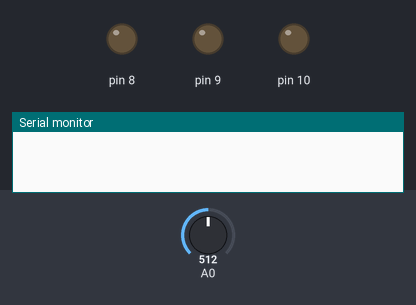
This sketch was run on a simulated Arduino Uno, built with avr-gcc and run on an emulated ATmega328P. Shown: output pins drawn as LEDs (lit = HIGH), the last lines printed to the serial monitor. The inputs (shaded band) are chosen by the test bench; at power-on: A0 = 512.

Above: at 1.0 s.
At 3.0 s:
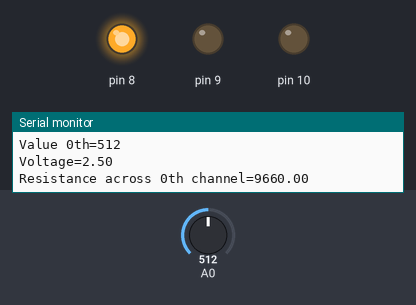
At 5.0 s:
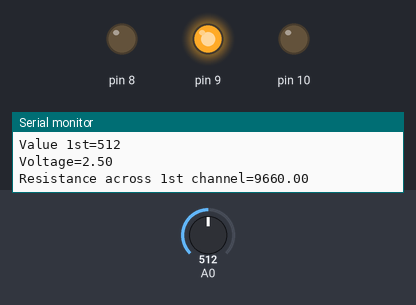
Timing chart, 0 to 7.8 s (numbered marks = the images above):
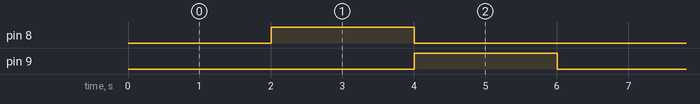

The sketch:

mux_with_sensor.ino
```cpp
int wait= 1000;
int val=0;
float Rsen=0, R2=0;
int Rref=9860;
float i=0;
void setup()
{
  Serial.begin(9600);
  pinMode(8,OUTPUT);
  pinMode(9,OUTPUT);
  pinMode(10,OUTPUT);

}

void loop()
{
  //for 13th pin--000
  digitalWrite(8,LOW);
  digitalWrite(9,LOW);
  digitalWrite(10,LOW);
  val =  analogRead(A0); //read data from X0
  delay(wait);
  float vol=(val*5)/1024.0;     //voltage across sensor+mux
  Serial.print("Value 0th=");
  Serial.println(val);
  Serial.print("Voltage=");
  Serial.println(vol);
  delay(wait);
  //unknown resistance calculated
  i=(5-vol)/Rref;     //current
  R2=vol/i;
  Rsen=R2-200;

Serial.print("Resistance across 0th channel=");
  Serial.println(Rsen);

  //from 14th pin--001
  digitalWrite(8,HIGH);
  digitalWrite(9,LOW);
  digitalWrite(10,LOW);
  val =  analogRead(A0);
  delay(wait);
  float vol2=(val*5)/1024.0;
  Serial.print("Value 1st=");
  Serial.println(val);
  Serial.print("Voltage=");
  Serial.println(vol2);
  delay(wait);
  i=(5-vol2)/Rref;
  R2=vol2/i;
  Rsen=R2-200;
  Serial.print("Resistance across 1st channel=");
  Serial.println(Rsen);


  //for 15th pin--010
  digitalWrite(8,LOW);
  digitalWrite(9,HIGH);
  digitalWrite(10,LOW);
  val =  analogRead(A0);
  delay(wait);
  float vol3=(val*5)/1024.0;
  Serial.print("Value 2nd=");
  Serial.println(val);
  Serial.print("Voltage=");
  Serial.println(vol3);
  delay(wait);
  i=(5-vol3)/Rref;
  R2=vol3/i;
  Rsen=R2-300;

Serial.print("Resistance across 2nd channel=");
  Serial.println(Rsen);


/*
  for (int i=0;i<8;i++)
  {
  digitalWrite(8,bitRead(i,0));
  digitalWrite(9,bitRead(i,1));
  digitalWrite(10,bitRead(i,2));
  int Sensor1 =  analogRead(A0); //read data from X1
  delay(wait);
  Serial.print(Sensor1);
  }
*/


}
```

Measured:
- by itself, pin 8, pin 9: alternates HIGH for 2.0 s and LOW for 4.0 s
- by itself, everything shown: repeats every 6.0 s, in 3 steps
